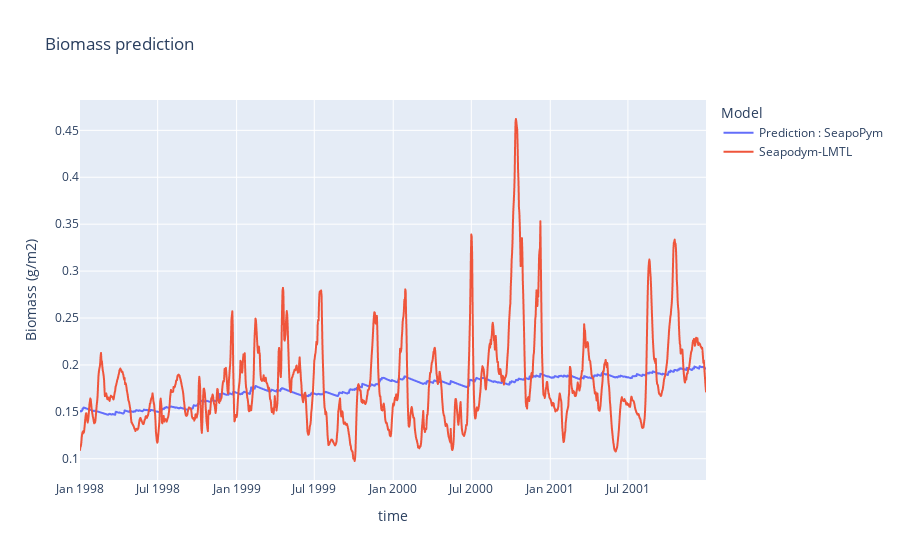

Write notebook code for a chart like this one.
### Code cell
plot_with_init = pd.DataFrame(
    {
        "Prediction : SeapoPym": biomass_results.rename("Prediction : SeapoPym").pint.dequantify().to_series(),
        "Seapodym-LMTL": lmtl_mnk["mnkc_lmeso"].pint.dequantify().to_series(),
    }
)

px.line(
    plot_with_init,
    x=plot_with_init.index,
    y=["Prediction : SeapoPym", "Seapodym-LMTL"],
    labels={"value": "Biomass (g/m2)", "variable": "Model"},
    title="Biomass prediction",
).show()

### Figure 1 — Plotly figure (JSON) as saved in the notebook; plotly's stock layout.template omitted (floating-point values rounded to 4 significant figures; data arrays with more than 128 entries replaced by an {"elided": "..."} marker saying what was removed)
{"data": [{"hovertemplate": "Model=Prediction : SeapoPym<br>time=%{x}<br>Biomass (g/m2)=%{y}<extra></extra>", "legendgroup": "Prediction : SeapoPym", "line": {"color": "#636efa", "dash": "solid"}, "marker": {"symbol": "circle"}, "mode": "lines", "name": "Prediction : SeapoPym", "showlegend": true, "type": "scattergl", "x": {"elided": "1460 str values"}, "xaxis": "x", "y": {"elided": "1460 float values"}, "yaxis": "y"}, {"hovertemplate": "Model=Seapodym-LMTL<br>time=%{x}<br>Biomass (g/m2)=%{y}<extra></extra>", "legendgroup": "Seapodym-LMTL", "line": {"color": "#EF553B", "dash": "solid"}, "marker": {"symbol": "circle"}, "mode": "lines", "name": "Seapodym-LMTL", "showlegend": true, "type": "scattergl", "x": {"elided": "1460 str values"}, "xaxis": "x", "y": {"elided": "1460 float values"}, "yaxis": "y"}], "layout": {"legend": {"title": {"text": "Model"}, "tracegroupgap": 0}, "title": {"text": "Biomass prediction"}, "xaxis": {"anchor": "y", "domain": [0, 1], "title": {"text": "time"}}, "yaxis": {"anchor": "x", "domain": [0, 1], "title": {"text": "Biomass (g/m2)"}}}}
